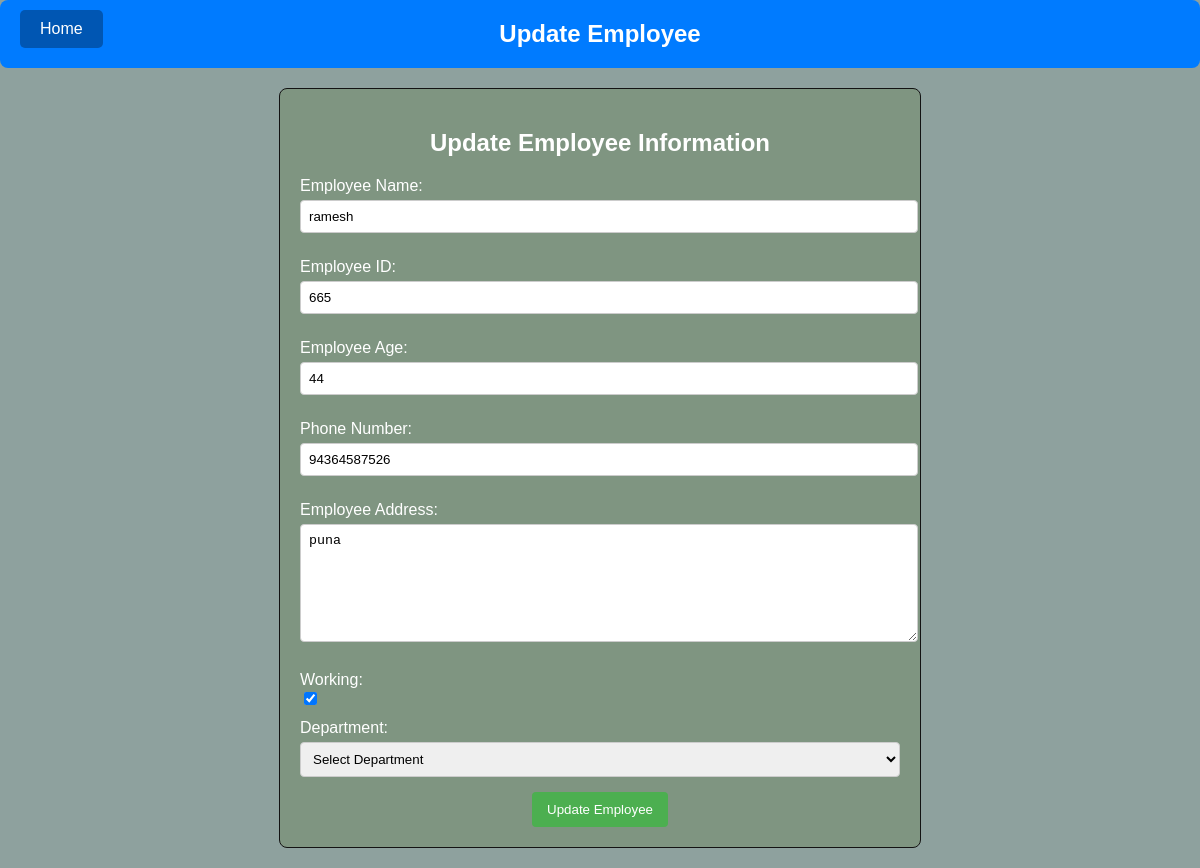
The app's page /emp/update-emp/3 with its own data.
### emp/models.py (models this page shows)
class Emp(models.Model):
    emp_name = models.CharField(max_length=200)
    emp_id = models.CharField(max_length=200)
    emp_age = models.CharField(max_length=10)
    emp_phone_no = models.CharField(max_length=10)
    emp_address = models.CharField(max_length=150)
    emp_working = models.BooleanField(default=True)
    emp_department = models.CharField(max_length=10)

### emp/views.py (the view)
# urls.py: path("update-emp/<int:emp_id>",update_emp),
def update_emp(request,emp_id):
     emp=Emp.objects.get(pk=emp_id)
     return render(request,"emp/update_emp.html",{
     'emp':emp
     })

### myapp/templates/emp/update_emp.html (shortened to what this page needs)
<!DOCTYPE html>
<html lang="en">
<head>
</head>
<body>
    <header>
        <a href="/" class="home-button">Home</a>
        <h1>Update Employee</h1>
    </header>
    <div class="form-container">
        <h2>Update Employee Information</h2>
        <form action="/emp/do-update-emp/{{emp.id}}" method="POST">
            <label for="emp-name">Employee Name:</label>
            <input type="text" id="emp-name" name="emp-name" value="{{emp.emp_name}}" required>
            <label for="emp-id">Employee ID:</label>
            <input type="text" id="emp-id" name="emp-id" value="{{emp.emp_id}}" required>
            <label for="emp-age">Employee Age:</label>
            <input type="number" id="emp-age" name="emp-age" value="{{emp.emp_age}}" required>
            <label for="phone-no">Phone Number:</label>
            <input type="tel" id="phone-no" name="phone-no" value="{{emp.emp_phone_no}}" required>
            <label for="emp-address">Employee Address:</label>
            <textarea id="emp-address" name="emp-address">{{emp.emp_address}}</textarea>
            <label for="emp-working">Working:</label>
            <input {% if emp.emp_working %} checked {% endif %} type="checkbox" id="emp-working" name="emp-working">
            <label for="emp-department">Department:</label>
            <select id="emp-department" name="emp-department">
                <option value="">Select Department</option>
            </select>
            <div style="text-align: center;">
                <button type="submit">Update Employee</button>
            </div>
        </form>
    </div>
</body>
</html>

### myapp/templates/emp/update_emp.html (style rules this page uses)
body { font-family: Arial, sans-serif; margin: 0; padding: 0; background-color: rgb(142, 161, 158); color: white; }
header { background-color: #007BFF; color: white; padding: 20px 30px; text-align: center; position: relative; border-radius: 8px; }
header h1 { margin: 0; font-size: 24px; }
.home-button { position: absolute; left: 20px; top: 10px; padding: 10px 20px; font-size: 16px; background-color: #0056b3; color: white; text-decoration: none; border-radius: 5px; }
.form-container { width: 50%; margin: 20px auto; padding: 20px; border: 1px solid #131313; border-radius: 8px; background-color: #48691336; }
h2 { text-align: center; }
label { display: block; margin-top: 10px; }
input[type="text"], input[type="number"], input[type="tel"], select, textarea { width: 100%; padding: 8px; margin-top: 5px; margin-bottom: 15px; border: 1px solid #ccc; border-radius: 4px; }
textarea { resize: vertical; height: 100px; }
button { padding: 10px 15px; background-color: #4CAF50; color: white; border: none; border-radius: 4px; cursor: pointer; }

### records on screen
Emp: emp-name "ramesh", emp-id "665", emp-age "44", phone-no "94364587526", emp-address "puna", emp_working "☑"
